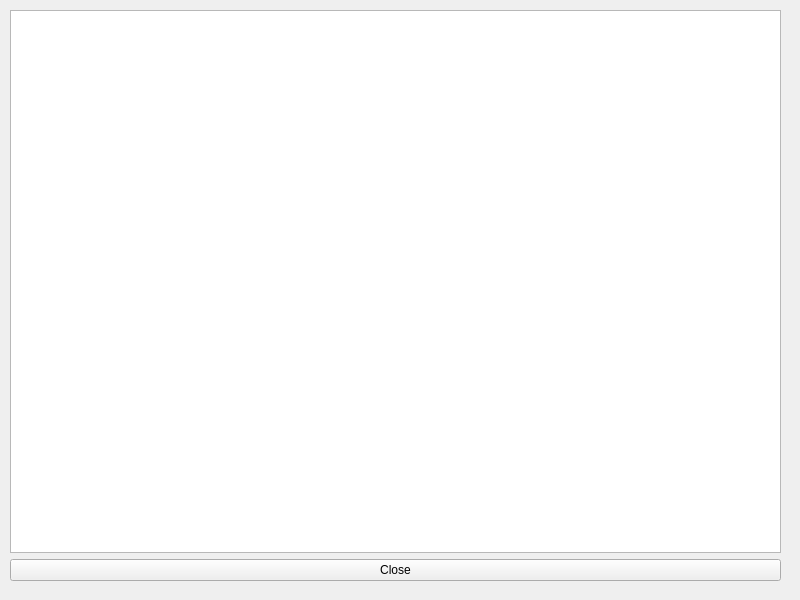
<?xml version="1.0" encoding="UTF-8"?>
<ui version="4.0">
 <class>Deck</class>
 <widget class="QWidget" name="Deck">
  <property name="geometry">
   <rect>
    <x>0</x>
    <y>0</y>
    <width>800</width>
    <height>600</height>
   </rect>
  </property>
  <property name="windowTitle">
   <string>Deck</string>
  </property>
  <widget class="QWidget" name="verticalLayoutWidget">
   <property name="geometry">
    <rect>
     <x>10</x>
     <y>10</y>
     <width>771</width>
     <height>571</height>
    </rect>
   </property>
   <layout class="QVBoxLayout" name="verticalLayout">
    <item>
     <widget class="QGraphicsView" name="graphicsView"/>
    </item>
    <item>
     <layout class="QHBoxLayout" name="horizontalLayout">
      <item>
       <widget class="QPushButton" name="closeButton">
        <property name="text">
         <string>Close</string>
        </property>
       </widget>
      </item>
     </layout>
    </item>
   </layout>
  </widget>
 </widget>
 <resources/>
 <connections/>
</ui>
